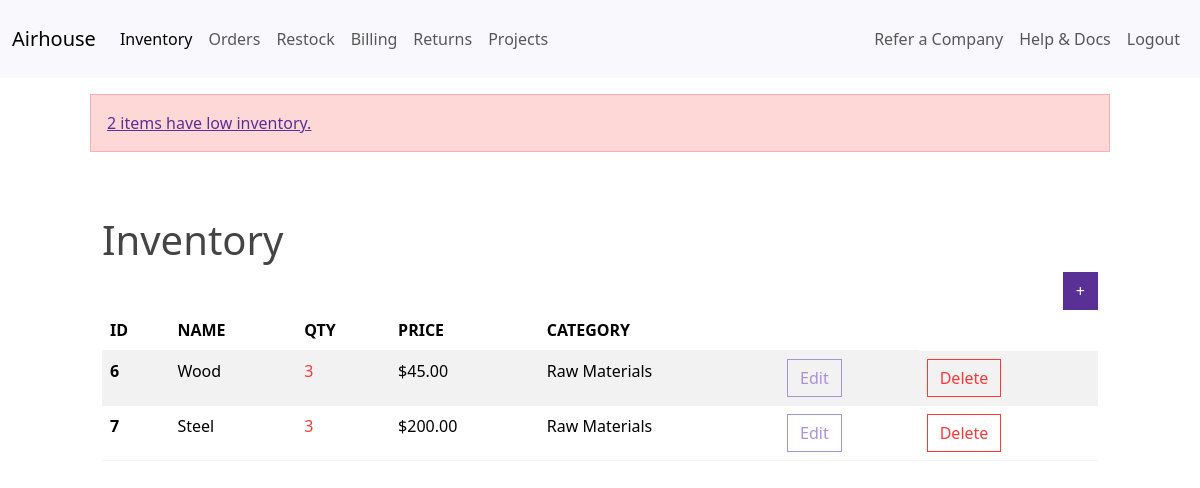
Before: /dashboard/ (signed in) with the older database file.
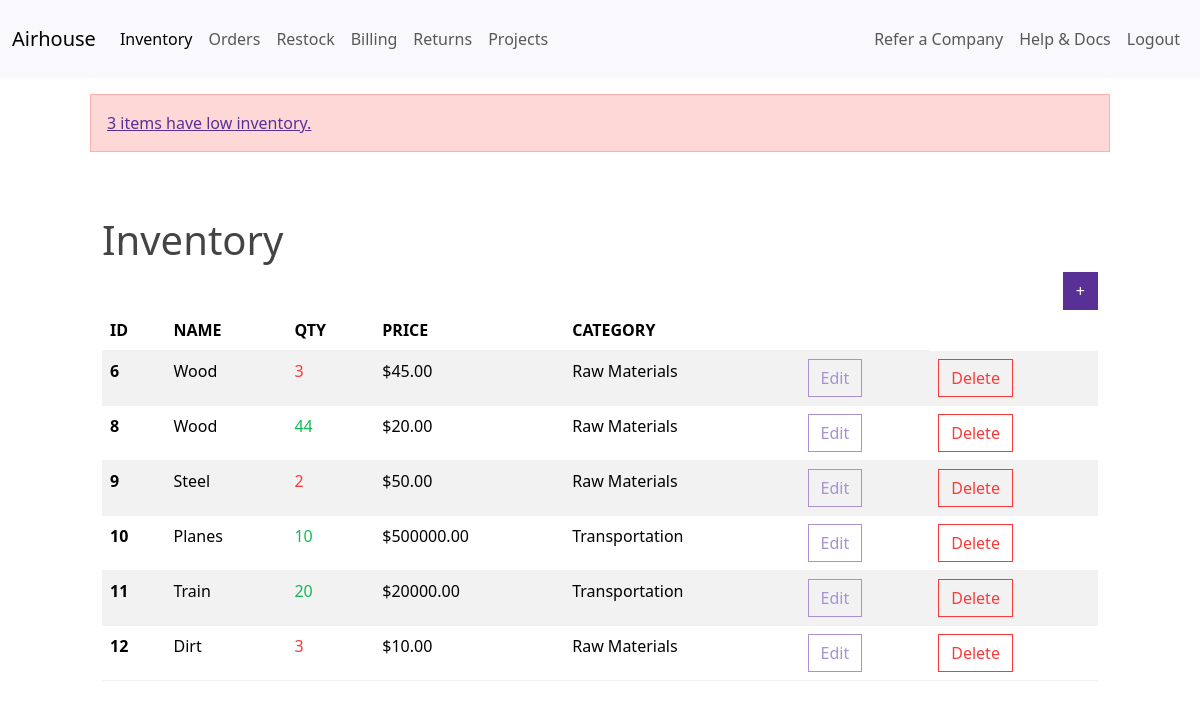
After: the same page with the newer database file.
### airhouse/models.py (models this page shows, shortened)
class InventoryItem(models.Model):
    name = models.CharField(max_length=200)
    quantity = models.IntegerField()
    price = models.DecimalField(max_digits=10, decimal_places=2)
    category = models.ForeignKey('Category', on_delete=models.SET_NULL, blank=True, null=True)
    date_created = models.DateTimeField(auto_now_add=True)
    user = models.ForeignKey(get_user_model(), on_delete=models.CASCADE)

class Category(models.Model):
    name = models.CharField(max_length=200)
    class Meta:
        verbose_name_plural = 'categories'

### airhouse/views.py (the view)
# urls.py: path('dashboard/', Dashboard.as_view(), name='dashboard'),
class Dashboard(View):
    def get(self, request):
        items = InventoryItem.objects.filter(user=request.user.id).order_by('id')
        low_inventory = items.filter(quantity__lte=LOW_QUANTITY)
        if low_inventory.count() > 0:
            message_text = f'{low_inventory.count()} item{"s" if low_inventory.count() > 1 else ""} {"have" if low_inventory.count() > 1 else "has"} low inventory.'
            messages.error(request, message_text)
        low_inventory_ids = low_inventory.values_list('id', flat=True)
        return render(request, 'airhouse/dashboard.html', {
            'items': items,
            'low_inventory_ids': low_inventory_ids
        })

### airhouse/templates/airhouse/dashboard.html (shortened to what this page needs)
{% extends 'airhouse/base.html' %}
{% block content %}
        {% if messages %}
            <div class="row mt-3">
                {% for message in messages %}
                    {% if message.tags == 'error' %}
                        <div class="col-md-10 col-12 mx-auto alert alert-danger" title="{{ message }}">
                           <a href="{% url 'restock' %}">{{ message|slice:":message.find(':') + 1" }}</a>
                        </div>
                    {% else %}
                        <div class="col-md-10 col-12 mx-auto alert alert-success">
                            {{ message }}
                        </div>
                    {% endif %}
                {% endfor %}
            </div>
        {% endif %}
    <div class="row">
        <div class="col-md-10 col-12 mx-auto mt-5">
            <h1><a href="{% url 'dashboard' %}" class="text-reset text-decoration-none">Inventory</a></h1>
            <div class="d-flex justify-content-end">
                <a href="{% url 'add-item' %}" class="btn btn-primary">+</a>
            </div>
            <table class="table table-hover table-striped">
                <thead>
                    <tr>
                        <th scope="col">ID</th>
                        <th scope="col">NAME</th>
                        <th scope="col">QTY</th>
                        <th scope="col">PRICE</th>
                        <th scope="col">CATEGORY</th>
                        <th scope="col"></th>
                    </tr>
                </thead>
                <tbody>
                    {% for item in items %}
                    <tr>
                        <th scope="row">{{ item.id }}</th>
                        <td>{{ item.name }}</td>
                        {% if item.id in low_inventory_ids %}
                            <td class="text-danger">{{ item.quantity }}</td>
                        {% else %}
                            <td class="text-success">{{ item.quantity }}</td>
                        {% endif %}
                        <td>${{ item.price }}</td>
                        <td>{{ item.category.name }}</td>
                        <td><a href="{% url 'edit-item' item.id %}" class="btn btn-outline-secondary">Edit</a></td>
                        <td><a href="{% url 'delete-item' item.id %}" class="btn btn-outline-danger">Delete</a></td>
                    </tr>
                    {% endfor %}
                </tbody>
            </table>
        </div>
    </div>
{% endblock content %}

### airhouse/templates/airhouse/base.html (shortened to what this page needs)
<!DOCTYPE html>
<html lang="en">
<head>
    <link rel="stylesheet" href="https://bootswatch.com/5/pulse/bootstrap.min.css">
</head>
<body>
    {% include 'airhouse/navigation.html' %}
    {% block content %}
    {% endblock content %}
</body>
</html>

### airhouse/templates/airhouse/navigation.html (shortened to what this page needs)
<nav class="navbar navbar-expand-lg bg-light">
    <div class="container-fluid">
        <a class="navbar-brand" href="{% url 'index' %}">Airhouse</a>
        <div class="collapse navbar-collapse justify-content" id="navbarNav">
            <ul class="navbar-nav me-auto">
                {% if user.is_authenticated %}
                    <li class="nav-item">
                        <a class="nav-link {% if request.resolver_match.url_name == 'dashboard' %}active{% endif %}" aria-current="page" href="{% url 'dashboard' %}">Inventory</a>
                    </li>
                    <li class="nav-item">
                        <a class="nav-link {% if request.resolver_match.url_name == 'orders' %}active{% endif %}" href="{% url 'orders' %}">Orders</a>
                    </li>
                    <li class="nav-item">
                        <a class="nav-link {% if request.resolver_match.url_name == 'restock' %}active{% endif %}" href="{% url 'restock' %}">Restock</a>
                    </li>
                    <li class="nav-item">
                        <a class="nav-link {% if request.resolver_match.url_name == 'restock' %}active{% endif %}" href="#">Billing</a>
                    </li>
                    <li class="nav-item">
                        <a class="nav-link {% if request.resolver_match.url_name == 'restock' %}active{% endif %}" href="#">Returns</a>
                    </li>
                    <li class="nav-item">
                        <a class="nav-link {% if request.resolver_match.url_name == 'restock' %}active{% endif %}" href="#">Projects</a>
                    </li>
                {% endif %}
            </ul>
        </div>
        <div class="collapse navbar-collapse justify-content-end" id="navbarNav">
            <ul class="navbar-nav">
                <li class="nav-item">
                    <a class="nav-link {% if request.resolver_match.url_name == 'restock' %}active{% endif %}" href="#">Refer a Company</a>
                </li>
                <li class="nav-item">
                    <a class="nav-link {% if request.resolver_match.url_name == 'restock' %}active{% endif %}" href="#">Help & Docs</a>
                </li>
                <li class="nav-item">
                    {% if user.is_authenticated %}
                        <form action="{% url 'logout' %}" method="post">
                            <button type="submit" class="nav-link">Logout</button>
                        </form>
                    {% else %}
                        <a class="nav-link" href="{% url 'login' %}">Sign In</a>
                    {% endif %}
                </li>
            </ul>
        </div>
    </div>
</nav>

Changed rows visible on the page:
removed InventoryItem: id "7", name "Steel", quantity "3", price "200.00", category.name "Raw Materials"
added InventoryItem: id "8", name "Wood", quantity "44", price "20.00", category.name "Raw Materials"
added InventoryItem: id "9", name "Steel", quantity "2", price "50.00", category.name "Raw Materials"
added InventoryItem: id "10", name "Planes", quantity "10", price "500000.00", category.name "Transportation"
added InventoryItem: id "11", name "Train", quantity "20", price "20000.00", category.name "Transportation"
added InventoryItem: id "12", name "Dirt", quantity "3", price "10.00", category.name "Raw Materials"
Other visible differences:
new list line: "3 items have low inventory."
list line gone: "2 items have low inventory."
